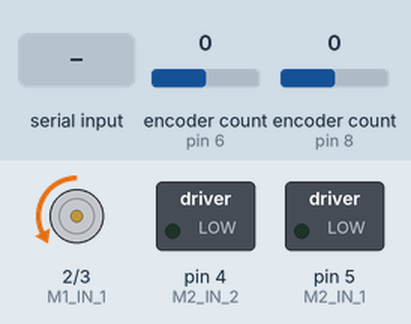
This sketch was run on a simulated Arduino Uno, built with avr-gcc and run on an emulated ATmega328P. Parts: motor-driver pin pairs drawn as motors (green arrow = first pin HIGH = forward, orange = second pin HIGH = backward, longer = more drive), switched loads named in the sketch (green lamp = pin HIGH). The test bench sets the inputs (shaded band); at power-on: encoder count (sensors on pin 6, pin 8) 0. Pins used as bus, display or sensor lines are not drawn; what the sketch prints to the serial monitor is not drawn.

Above: at 0.32 s.
At 1.2 s:
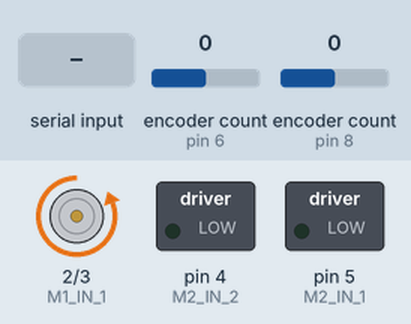
1.3 s: "2" received over Serial
Timing chart, 0 to 4.3 s (numbered marks = the images above; inputs shaded):
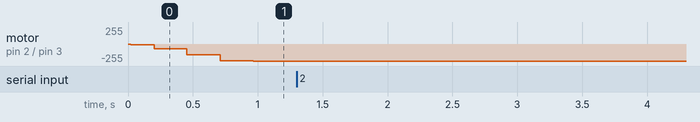

Measured:
- after the input at 1.3 s, every drawn part: stays the same

The sketch:

16_a_scratch_PID.ino
```cpp
// INPROGRESS
// THOUGHTS:
// PRELOAD SETPOINTS FOR NEGATIVE ROOM. <-- CROSS THIS BRIDGE WHEN WE GET THERE.
// PUT BACK IN SERIAL READ IN ORDER TO TUNE TURNING. POSSIBLE SET UP TUNNING IN SOME SORT OF WAY WHERE THE ROBOT IS STATIONARY. THEN APPLY MOVING FORWARD.


// QUESTIONS FOR LEVI:
// 1. HOW MUCH SLOWE DOES THE LINE LOOP NEED TO BE.
// 2. MOTORS DO NOT MOVE BACKWARDS.
// 3. THE LOOSE ENCODER WIRE.


// ______ LIBRARYS______

#include <PID_v1.h>
#include <Encoder.h>
#include <Adafruit_MCP3008.h>


// ______ GLOBAL VARIABLES by Function ______


// PID LF CONTROL

  unsigned int prev_line_err_time = 0 ;


// PID VL CONTROL

  float twinky_one = 0 ;
  float twinky_two = 0 ;
  float twinky_one_speed = 0.35 ;
  float twinky_two_speed = 0.35 ;
  unsigned int prev_twinky_time = 0 ;


// WHL 1 VL PID CALC

  float whl_1_vl_PID_err = 0 ;
  float whl_1_vl_PID_err_prev = 0 ;
  float whl_1_vl_PID_P = 0 ;
  float whl_1_vl_PID_I = 0 ;
  float whl_1_vl_PID_D = 0 ;
  float whl_1_vl_PID_out = 0 ;
  float whl_1_vl_PID_feedback = 0 ;
  unsigned long whl_1_vl_PID_D_time_prev = 0 ;

  float whl_1_vl_KP = 0.9000 ;
  float whl_1_vl_KI = 00.0200 ;
  float whl_1_vl_KD = 20.0000 ;


// LINE ERROR CALC

  int a = 0 ;
  unsigned int light_values_left_sum = 0 ;
  unsigned int light_values_right_sum = 0 ;
  unsigned int light_values[ 16 ] ; // <-- ARRAY OF 16 INCASE OF GOING OUT OF ARRAY BOUNDS SO AS TO NOT RIGHT RANDOM INFORMATION IN RANDOM PLACES IN MEMORY.
  int line_error = 0 ;


// PRINT OUT

  unsigned int prev_print_time = 0 ;


// PID CONTROLLERS

  double whl_1_vl_Kp = 00.9500 ;
  double whl_1_vl_Ki = 60.0000 ;
  double whl_1_vl_Kd = 00.00205 ;


  double whl_2_vl_Kp = 00.9500 ;
  double whl_2_vl_Ki = 60.0000 ;
  double whl_2_vl_Kd = 00.00205 ;


  double line_err_Kp = 00.0001 ;
  double line_err_Kp_test = 00.0001 ;
  double line_err_Ki = 00.0000 ;
  double line_err_Kd = 00.0001 ;

  double whl_1_vl_setpoint = 0 ;
  double whl_1_vl_feedback = 0 ;
  double whl_1_vl_output = 0 ;

  double whl_2_vl_setpoint = 0 ;
  double whl_2_vl_feedback = 0 ;
  double whl_2_vl_output = 0 ;

  double line_err_setpoint = 0 ;
  double line_err_feedback = 0 ;
  double line_err_output = 0 ;

  float twinky_max = 0.15 ;
  float twinky_min = -0.15 ;


// HARDWARE PINS

  const short RF_CS = A4 ;
  const short ADC_1_CS = A3 ;
  const short ADC_2_CS = A2 ;

  const unsigned short M1_IN_1 = 2 ;
  const unsigned short M1_IN_2 = 3 ;
  const unsigned short M2_IN_1 = 5 ;
  const unsigned short M2_IN_2 = 4 ;

  const unsigned short M1_ENC_A = 6 ;
  const unsigned short M1_ENC_B = 7 ;
  const unsigned short M2_ENC_A = 8 ;
  const unsigned short M2_ENC_B = 9 ;


// _______ OBJECTS _______

Adafruit_MCP3008 adc1;
Adafruit_MCP3008 adc2;

Encoder enc1( M1_ENC_A, M1_ENC_B ) ;
Encoder enc2( M2_ENC_A, M2_ENC_B ) ;

PID whl_1_vl_PID( &whl_1_vl_feedback, &whl_1_vl_output, &whl_1_vl_setpoint, whl_1_vl_Kp, whl_1_vl_Ki, whl_1_vl_Kd, DIRECT ) ;
PID whl_2_vl_PID( &whl_2_vl_feedback, &whl_2_vl_output, &whl_2_vl_setpoint, whl_2_vl_Kp, whl_2_vl_Ki, whl_2_vl_Kd, DIRECT ) ;
PID line_err_PID( &line_err_feedback, &line_err_output, &line_err_setpoint, line_err_Kp, line_err_Ki, line_err_Kd, DIRECT ) ;


// ______ FUNCTION DECLARATION ______

void printout() ;
void speedometor() ;
void command_motors() ;
void pid_vl_control() ;
void pid_lf_control() ;
void line_error_calc() ;
void light_sensor_read() ;
void whl_1_vl_PID_calc() ;


// ______ SETUP ______

void setup()
{

  // BEGIN SERIAL
  Serial.begin(9600) ;

  // RADIO?
  pinMode(RF_CS, OUTPUT);
  digitalWrite(RF_CS, HIGH); // Without this the nRF24 will write to the SPI bus while the ADC's are also talking

  // ADC INITIATION
  adc1.begin(ADC_1_CS);
  adc2.begin(ADC_2_CS);

  // PID SETTINGS
  whl_1_vl_PID.SetMode( AUTOMATIC ) ;
  whl_1_vl_PID.SetOutputLimits ( -255, 255 ) ;
  whl_1_vl_PID.SetSampleTime( 1 ) ;

  whl_2_vl_PID.SetMode( AUTOMATIC ) ;
  whl_2_vl_PID.SetOutputLimits ( -255, 255 ) ;
  whl_2_vl_PID.SetSampleTime( 1 ) ;

  line_err_PID.SetMode( AUTOMATIC ) ;
  line_err_PID.SetOutputLimits ( -1 , 1 ) ;
  line_err_PID.SetSampleTime( 1 ) ;


} // <-- setup()


// _____________ MAIN _____________                                <---------- M A I N ---------<

void loop()
{


    // CHECK INPUT FROM SERIAL
    serial_input() ;

    // LINE FOLLOW PID CONTROL
    // if( ( millis() - prev_line_err_time ) > 40 ) pid_lf_control() ;  // <-- NOT SURE HOW MUCH SLOWER THIS LOOP SHOULD BE.

    // MOTOR PID CONTROL
    if( ( millis() - prev_twinky_time ) > 20 ) pid_vl_control() ;

    // PRINTOUT
    if( ( millis() - prev_print_time ) > 20 ) printout() ;


} // <-- main()                                                     <---------- E N D ---------<


// ___________________________________________ FUNCTION LAND ___________________________________________
// _____________________________________________________________________________________________________


// ______ PID LF CONTROL () ______

void pid_lf_control()
{

        // UPDATE TIME STAMP
        prev_line_err_time = millis() ;

        // CALCULATE LINE ERROR RAW VALUE
        line_error_calc() ;

        // COPY IN ERROR VALUE
        line_err_feedback = line_error ;

        // COMPUTE PID LF OUTPUT
        line_err_PID.Compute() ;

        // SCALE TWINKY SPEED FOR LEFT WHEEL M1
        //twinky_one_speed = twinky_max * line_err_output ;
        twinky_one_speed = twinky_max * line_error * line_err_Kp_test ;

        // SCALE TWINKY SPEEED FOR RIGHT WHEEL M2
        // twinky_two_speed = twinky_max * line_err_output ;  // <-- DO NOT NEED TO MAKE NEGATIVE BECAUSE MOTOR II IS ALREADY MOUNTED BACKWARDS?


} // <-- pid_lf_control()


// ______ PID VL CONRTOL () ______

void pid_vl_control()
{

    // MOVE THE TWINKY FORWARD
    twinky_one = twinky_one + ( millis() - prev_twinky_time ) * twinky_one_speed ;
    twinky_two = twinky_two + ( millis() - prev_twinky_time ) * twinky_two_speed ;

    // UPDATE TIME STAMP
    prev_twinky_time = millis() ;

    // COPY WHEELSPEED VALUE
    whl_1_vl_setpoint = twinky_one ;
    whl_2_vl_setpoint = twinky_two ;

    // GRAB FEEDBACK TICKS
    whl_1_vl_feedback = enc1.read() ;
    whl_1_vl_PID_feedback = enc1.read() ;
    whl_2_vl_feedback = enc2.read() * -1 ;

    // COMPUTE PID VL OUTPUT
    whl_1_vl_PID.Compute() ;
    whl_1_vl_PID_calc() ;
    whl_2_vl_PID.Compute() ;

    // COMMAND MOTORS
    command_motors() ;


} // <-- pid_vl_control()


// ______ WHL 1 VL PID CALC () ______

void whl_1_vl_PID_calc()
{

    // ERROR
    whl_1_vl_PID_err = twinky_one - whl_1_vl_PID_feedback ;


    // PROPORTIONAL
    whl_1_vl_PID_P = whl_1_vl_PID_err * whl_1_vl_KP ;


    // INTEGRAL
    whl_1_vl_PID_I = whl_1_vl_PID_I + whl_1_vl_PID_err * whl_1_vl_KI ;
    if( whl_1_vl_PID_I > 255 ) whl_1_vl_PID_I = 255 ;
    if( whl_1_vl_PID_I < -255 ) whl_1_vl_PID_I = -255 ;


    // DERIVATIVE
    whl_1_vl_PID_D = ( ( whl_1_vl_PID_err - whl_1_vl_PID_err_prev ) / (float)( millis() - whl_1_vl_PID_D_time_prev ) ) * whl_1_vl_KD ;
    whl_1_vl_PID_err_prev = whl_1_vl_PID_D ;
    whl_1_vl_PID_D_time_prev = millis () ;


    // SUMMATION
    whl_1_vl_PID_out = whl_1_vl_PID_P + whl_1_vl_PID_I + whl_1_vl_PID_D ;
    if( whl_1_vl_PID_out > 255 ) whl_1_vl_PID_out = 255 ;
    if( whl_1_vl_PID_out < -255 ) whl_1_vl_PID_out = -255 ;


} // <-- whl_1_vl_PID_calc()


// _________ SERIAL INPUT () _________

void serial_input()
{

    // CHECK FOR SERIAL
    while (Serial.available() > 0)
    {
        // GRAB INCOMING CHARACTERS
        char incomingCharacter = Serial.read() ;

       // PICK ACTION ACORDING TO CHAR
       switch (incomingCharacter)
       {

          // INCREASE Kp
          case '1':
              whl_1_vl_KP = whl_1_vl_KP + 0.05 ;
          break;


          // DECREASE Kp
          case '2':
              whl_1_vl_KP = whl_1_vl_KP - 0.05 ;
          break;


          // INCREASE Ki
          case '3':
              whl_1_vl_KI = whl_1_vl_KI + 0.005 ;
          break;


          // DECREASE Ki
          case '4':
              whl_1_vl_KI = whl_1_vl_KI - 0.005 ;
          break;


          // INCREASE Kd
          case '5':
              whl_1_vl_KD = whl_1_vl_KD + 0.5 ;
          break;


          // DECREASE Kp
          case '6':
              whl_1_vl_KD = whl_1_vl_KD - 0.5 ;
          break;


        } // <-- switch ()

    } // <-- while()

} // <--- serial_input()


// ______ LINE ERROR CALC () ______

void line_error_calc()
{

    // READ IN LIGHT VALUES
    light_sensor_read() ;

    // ZERO-OUT SUMS
    light_values_left_sum = 0 ;
    light_values_right_sum = 0 ;

    // ADD UP LEFT SIDE
    for ( a = 0 ; a < 6 ; a++ ) light_values_left_sum = light_values_left_sum + light_values[ a ] ;

    // ADD UP RIGHT SIDE
    for ( a = 7 ; a < 13 ; a++ ) light_values_right_sum = light_values_right_sum + light_values[ a ] ;

    // CALCULATE ERROR
    line_error = light_values_left_sum - light_values_right_sum ;


} // <-- line_error()


void light_sensor_read()
{

    // LOCAL VARIABLES
    int adc1_buf[8] ;
    int adc2_buf[8] ;


    // READ IN VALUES
    for ( a = 0 ; a < 8 ; a++ )
    {
        adc1_buf[ a ] = adc1.readADC( a ) ;
        adc2_buf[ a ] = adc2.readADC( a ) ;
    }


    // COMBINE INTO ONE ARRAY
    light_values[ 12 ] = adc1_buf[ 0 ] ;
    light_values[ 11 ] = adc2_buf[ 0 ] ;
    light_values[ 10 ] = adc1_buf[ 1 ] ;
    light_values[ 9 ] = adc2_buf[ 1 ] ;
    light_values[ 8 ] = adc1_buf[ 2 ] ;
    light_values[ 7 ] = adc2_buf[ 2 ] ;
    light_values[ 6 ] = adc1_buf[ 3 ] ;
    light_values[ 5 ] = adc2_buf[ 3 ] ;
    light_values[ 4 ] = adc1_buf[ 4 ] ;
    light_values[ 3 ] = adc2_buf[ 4 ] ;
    light_values[ 2 ] = adc1_buf[ 5 ] ;
    light_values[ 1 ] = adc2_buf[ 5 ] ;
    light_values[ 0 ] = adc1_buf[ 6 ] ;


} // <-- light_sensor_read()


// _________ COMMAND MOTORS () _________

void command_motors()
{

    // IF PID_1 FORWARD
    if ( whl_1_vl_PID_out > 0 /*whl_1_vl_output > 0*/ )
    {
        analogWrite( M1_IN_1 , 0 ) ;
        analogWrite( M1_IN_2 , whl_1_vl_PID_out /*whl_1_vl_output*/ ) ;
    }

    // IF PID_1 REVERSE
    else
    {
        analogWrite( M1_IN_1 , whl_1_vl_PID_out *-1 /*whl_1_vl_output * -1*/ ) ; // <-- ONE MUST HARD-CODE FLIP THE MAGNITUDE OF THE PWM INTO POSITIVE BECAUSE THE PWM RANGE IS 0 --> 255 (ALL POSITIVE).
        analogWrite( M1_IN_2 , 0 ) ;
    }


    // IF PID_2 FORWARD
    if ( whl_2_vl_output > 0 )
    {
        analogWrite( M2_IN_1 , 0 /*whl_2_vl_output*/ ) ;
        analogWrite( M2_IN_2 , 0 ) ;
    }

    // IF PID_2 REVERSE
    else
    {
        analogWrite( M2_IN_1 , 0 ) ;
        analogWrite( M2_IN_2 , 0 /*whl_2_vl_output * -1*/ ) ;  // <-- ONE MUST HARD-CODE FLIP THE MAGNITUDE OF THE PWM INTO POSITIVE BECAUSE THE PWM RANGE IS 0 --> 255 (ALL POSITIVE).
    }


} // <--- command_motors()


// _________ PRINTOUT () _________

void printout()
{

    // UPDATE TIME STAMP FOR THIS FUNCTION TO BE CALLED
    prev_print_time = millis () ;


    Serial.println() ;

/*
  // PRINT LIGHT BAR ARRAY VALUES
  for ( a = 0 ; a < 13 ; a++ )
  {
      Serial.print( light_values[ a ] ) ;
      Serial.print("   ") ;
  }


    Serial.println() ;
*/

    // PRINT
    //Serial.print( " tick_count: " ) ;
    //Serial.print( enc1.read() ) ;


    // PRINT
    //Serial.print( "       whl_1_vl_set: " ) ;
    //Serial.print( whl_1_vl_setpoint, 3 ) ;


    // PRINT
    //Serial.print( "       whl_1_vl_in: " ) ;
    //Serial.print( whl_1_vl_feedback, 3 ) ;


    // PRINT
    //Serial.print( "       whl_2_vl_in: " ) ;
    //Serial.print( whl_2_vl_feedback, 3 ) ;

/*
    // PRINT
    Serial.print( "       whl_1_vl_Kp: " ) ;
    Serial.print( whl_1_vl_Kp , 4 ) ;


    // PRINT
    Serial.print( "       whl_1_vl_Ki: " ) ;
    Serial.print( whl_1_vl_Ki , 4 ) ;


    // PRINT
    Serial.print( "       whl_1_vl_Kd: " ) ;
    Serial.print( whl_1_vl_Kd , 8 ) ;
*/

    // PRINT
    Serial.print( "     err_v1: " ) ;
    Serial.print( whl_1_vl_setpoint - whl_1_vl_feedback, 2 ) ;


    // PRINT
    Serial.print( "     err_PID_v1: " ) ;
    Serial.print( whl_1_vl_PID_err, 2 ) ;

/*
    // PRINT
    Serial.print( "     err_v2: " ) ;
    Serial.print( whl_2_vl_setpoint - whl_2_vl_feedback, 1 ) ;
*/

    // PRINT
    Serial.print( "     whl_1_out: " ) ;
    Serial.print( whl_1_vl_output, 2 ) ;


    // PRINT
    Serial.print( "     whl_1_PID_out: " ) ;
    Serial.print( whl_1_vl_PID_out, 2 ) ;


    // PRINT
    Serial.print( "     whl_1_vl_PID_P: " ) ;
    Serial.print( whl_1_vl_PID_P, 2 ) ;


    // PRINT
    Serial.print( "     whl_1_vl_PID_I: " ) ;
    Serial.print( whl_1_vl_PID_I, 2 ) ;


    // PRINT
    Serial.print( "     whl_1_vl_PID_D: " ) ;
    Serial.print( whl_1_vl_PID_D, 2 ) ;


    // PRINT
    Serial.print( "     whl_1_vl_KP: " ) ;
    Serial.print( whl_1_vl_KP , 4 ) ;


    // PRINT
    Serial.print( "     whl_1_vl_KI: " ) ;
    Serial.print( whl_1_vl_KI , 4 ) ;


    // PRINT
    Serial.print( "     whl_1_vl_KD: " ) ;
    Serial.print( whl_1_vl_KD , 8 ) ;


/*
    // PRINT
    Serial.print( "     whl_2_out: " ) ;
    Serial.print( whl_2_vl_output, 1 ) ;
*/
/*
    // PRINT
    Serial.print( "     ln_err: " ) ;
    Serial.print( line_error ) ;


    // PRINT
    Serial.print( "     ln_err_out: " ) ;
    Serial.print( line_err_output, 4 ) ;
*/

/*
    // PRINT
    Serial.print( "     ln_err_out_test: " ) ;
    Serial.print( line_error * line_err_Kp_test , 4 ) ;
*/


} // <--- printout()
```
